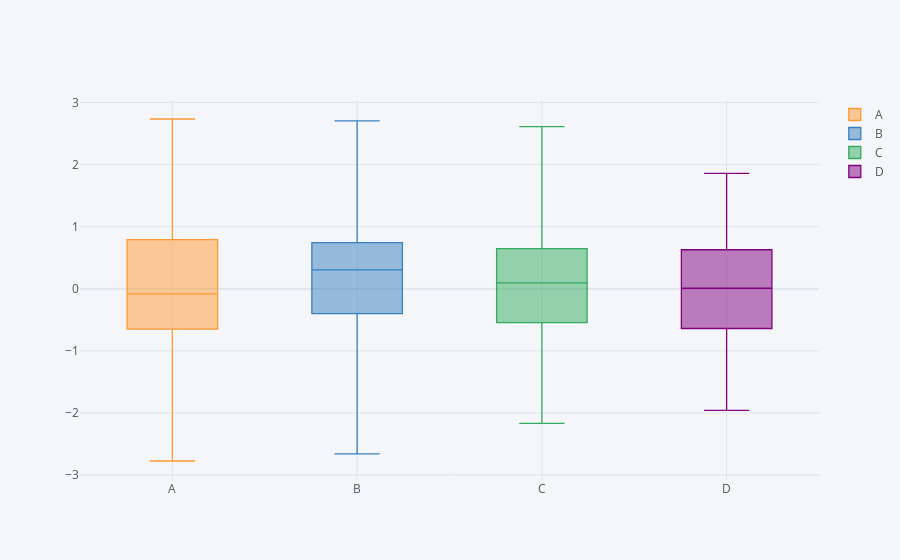

Notebook code for this chart:
### Code cell
kind = df.iplot(kind = 'box')
